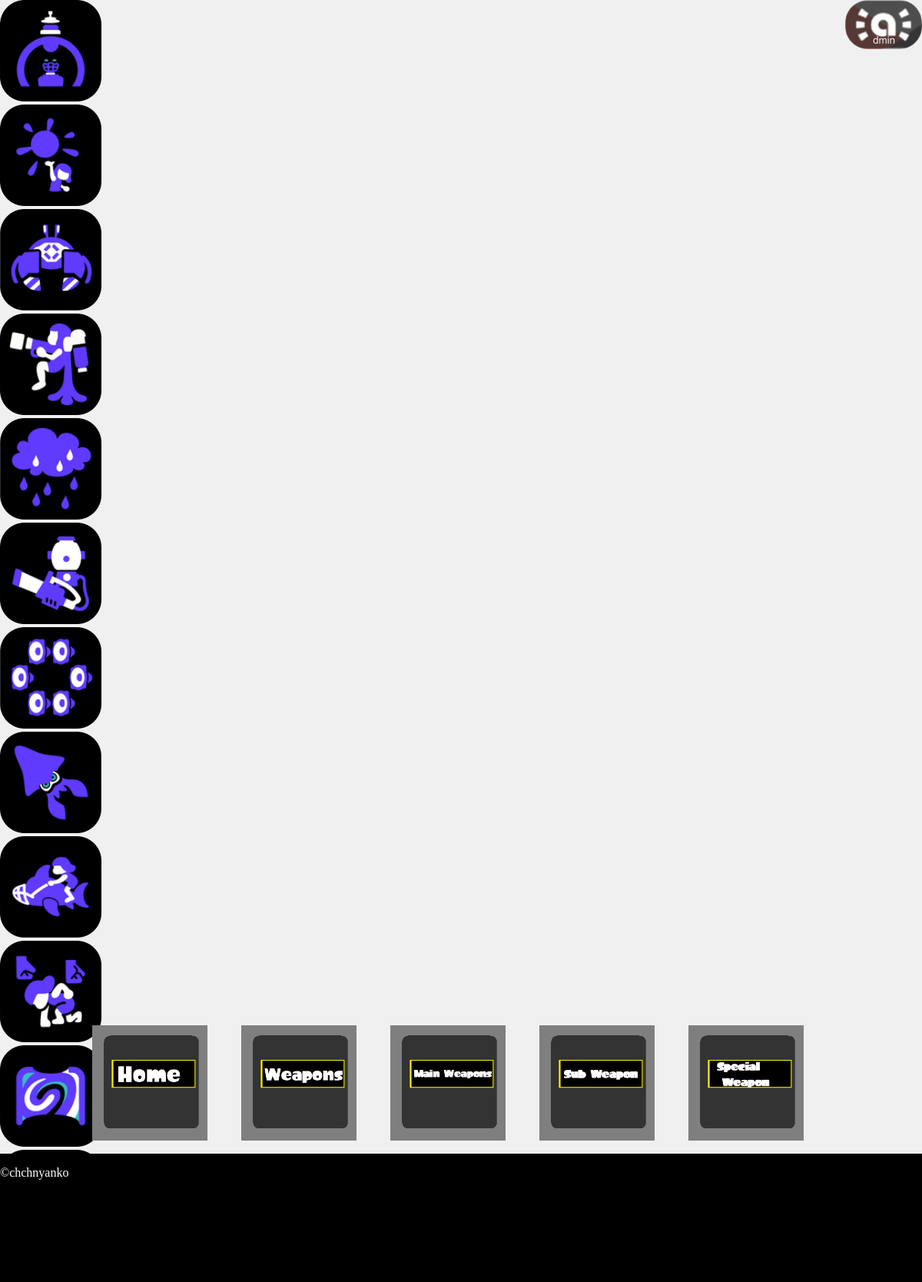
The app's page /special/1/0 with its own data.
### tables this page shows
CREATE TABLE SpecialWeapon (SpecialWeaponID INTEGER PRIMARY KEY AUTOINCREMENT, SpecialWeaponName TEXT, Damage INTEGER, NumberOfAttacks INTEGER, Duration INTEGER);

### app.py (the view)
@app.route("/special/<int:page>/<int:weaponID>")
def special(page, weaponID):
    weapon_amount = 12
    offset = (page-1)*weapon_amount
    weapon = connect_database("SELECT * FROM SpecialWeapon LIMIT ? OFFSET ?", (weapon_amount, offset))
    selected_weapon = connect_database(f"SELECT * FROM SpecialWeapon WHERE SpecialWeaponID = '{weaponID}';")
    if selected_weapon:
        selected_weapon = selected_weapon[0]
    else:
        selected_weapon.insert(0, 0)
    return render_template("special.html", weapon=weapon, page=page, selected_weapon=selected_weapon)

### app.py (called while the page is built)
def connect_database(query, id=None):
    conn = sqlite3.connect(DB)
    cursor = conn.cursor()
    if id:
        cursor.execute(query, id)
    else:
        cursor.execute(query)
    results = cursor.fetchall()
    conn.close()
    return results

### templates/special.html (shortened to what this page needs)
{% extends "layout.html" %}
{% block content %}
<div class="weapon_grid_background">
    <div class="weapon_grid">
        {% for weapon in weapon %}
        <div class="all_weapon">
            {% if weapon[0] != selected_weapon[0] %}
            <a href="/special/{{page}}/{{weapon[0]}}"><img src="/static/special_weapon/{{weapon[0]}}.png" alt="{{weapon[1]}}" class="main_image"></a>
            {% else %}
            <a href="/special/{{page}}/0"><img src="/static/special_weapon/{{weapon[0]}}.png" alt="{{weapon[1]}}" class="main_image"></a>
            {% endif %}
        </div>
        {% endfor %}
    </div>
    <div class="back_button"><a href="/special/{{page-1}}/{{selected_weapon[0]}}">back</a></div>
    <div class="next_button"><a href="/special/{{page+1}}/{{selected_weapon[0]}}">next</a></div>
</div>
{% endblock %}

### Static/reworked_style.css (style rules this page uses)
html { color: white; }
body { margin: 0; background-color: #f0f0f0; }
a { text-decoration: none; color: white; }

### records on screen
SpecialWeapon: shows a picture
SpecialWeapon: shows a picture
SpecialWeapon: shows a picture
SpecialWeapon: shows a picture
SpecialWeapon: shows a picture
SpecialWeapon: shows a picture
SpecialWeapon: shows a picture
SpecialWeapon: shows a picture
SpecialWeapon: shows a picture
SpecialWeapon: shows a picture
SpecialWeapon: shows a picture
